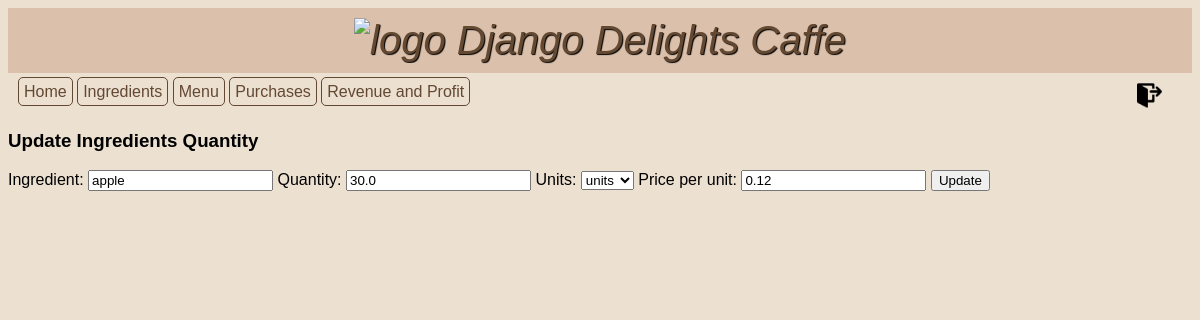
The app's page /ingredients/16/update (signed in) with its own data.
### inventory/models.py (models this page shows, shortened)
class Ingredient(models.Model):
    ML = "ml"
    GRAMS = "g"
    UNITS = "units"
    OTHER = "other"
    UNIT_TYPE_CHOICES = [
        (ML, "ml"),
        (GRAMS, "g"),
        (UNITS, "units"),
        (OTHER, "other"),
    ]
    name = models.CharField(max_length=50, verbose_name="Ingredient")
    quantity = models.FloatField(default=0.0, verbose_name="Quantity")
    unit = models.CharField(
        max_length=10, choices=UNIT_TYPE_CHOICES, default=OTHER, verbose_name="Units"
    )
    unit_price = models.FloatField(default=0.0, verbose_name="Price per unit")

### inventory/views.py (the view)
class UpdateIngredientView(LoginRequiredMixin, UpdateView):
    model = Ingredient
    form_class = IngredientCreateForm
    template_name = "inventory/update_ingredient.html"

### inventory/forms.py
class IngredientCreateForm(forms.ModelForm):
    class Meta:
        model = Ingredient
        fields = "__all__"

### inventory/templates/inventory/update_ingredient.html
{% extends 'base.html' %} {% load static %} {% block content %}
<h3>Update Ingredients Quantity</h3>
<form method="POST">
  {% csrf_token %} {{ form }}
  <input type="submit" value="Update" />
</form>
{% endblock %}

### inventory/static/inventory/style.css (style rules this page uses)
body { font-family: Arial, Helvetica, sans-serif; background-color: #ece0d1; }

### records on screen
Ingredient: name "apple", quantity "30.0", unit "units", unit_price "0.12"
